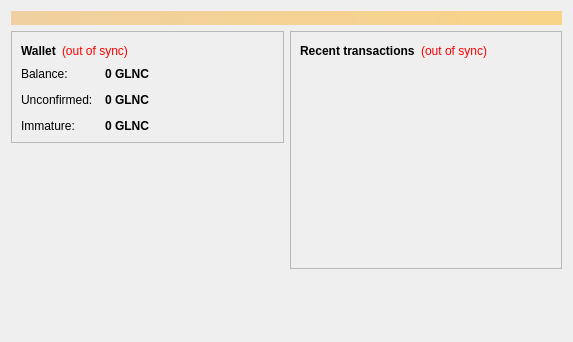
<?xml version="1.0" encoding="UTF-8"?>
<ui version="4.0">
 <class>OverviewPage</class>
 <widget class="QWidget" name="OverviewPage">
  <property name="geometry">
   <rect>
    <x>0</x>
    <y>0</y>
    <width>573</width>
    <height>342</height>
   </rect>
  </property>
  <property name="windowTitle">
   <string>Form</string>
  </property>
  <layout class="QVBoxLayout" name="topLayout">
   <item>
    <widget class="QLabel" name="labelAlerts">
     <property name="visible">
      <bool>false</bool>
     </property>
     <property name="styleSheet">
      <string notr="true">background-color: qlineargradient(x1: 0, y1: 0, x2: 1, y2: 0, stop:0 #F0D0A0, stop:1 #F8D488); color:#000000;</string>
     </property>
     <property name="wordWrap">
      <bool>true</bool>
     </property>
     <property name="margin">
      <number>3</number>
     </property>
    </widget>
   </item>
   <item>
    <layout class="QHBoxLayout" name="horizontalLayout" stretch="1,1">
     <item>
      <layout class="QVBoxLayout" name="verticalLayout_2">
       <item>
        <widget class="QFrame" name="frame">
         <property name="frameShape">
          <enum>QFrame::StyledPanel</enum>
         </property>
         <property name="frameShadow">
          <enum>QFrame::Raised</enum>
         </property>
         <layout class="QVBoxLayout" name="verticalLayout_4">
          <item>
           <layout class="QHBoxLayout" name="horizontalLayout_4">
            <item>
             <widget class="QLabel" name="label_5">
              <property name="font">
               <font>
                <weight>75</weight>
                <bold>true</bold>
               </font>
              </property>
              <property name="text">
               <string>Wallet</string>
              </property>
             </widget>
            </item>
            <item>
             <widget class="QLabel" name="labelWalletStatus">
              <property name="toolTip">
               <string>The displayed information may be out of date. Your wallet automatically synchronizes with the Goldencoin network after a connection is established, but this process has not completed yet.</string>
              </property>
              <property name="styleSheet">
               <string notr="true">QLabel { color: red; }</string>
              </property>
              <property name="text">
               <string notr="true">(out of sync)</string>
              </property>
              <property name="alignment">
               <set>Qt::AlignLeading|Qt::AlignLeft|Qt::AlignVCenter</set>
              </property>
             </widget>
            </item>
            <item>
             <spacer name="horizontalSpacer_2">
              <property name="orientation">
               <enum>Qt::Horizontal</enum>
              </property>
              <property name="sizeHint" stdset="0">
               <size>
                <width>40</width>
                <height>20</height>
               </size>
              </property>
             </spacer>
            </item>
           </layout>
          </item>
          <item>
           <layout class="QFormLayout" name="formLayout_2">
            <property name="fieldGrowthPolicy">
             <enum>QFormLayout::AllNonFixedFieldsGrow</enum>
            </property>
            <property name="horizontalSpacing">
             <number>12</number>
            </property>
            <property name="verticalSpacing">
             <number>12</number>
            </property>
            <item row="0" column="0">
             <widget class="QLabel" name="label">
              <property name="text">
               <string>Balance:</string>
              </property>
             </widget>
            </item>
            <item row="0" column="1">
             <widget class="QLabel" name="labelBalance">
              <property name="font">
               <font>
                <weight>75</weight>
                <bold>true</bold>
               </font>
              </property>
              <property name="cursor">
               <cursorShape>IBeamCursor</cursorShape>
              </property>
              <property name="toolTip">
               <string>Your current balance</string>
              </property>
              <property name="text">
               <string notr="true">0 GLNC</string>
              </property>
              <property name="textInteractionFlags">
               <set>Qt::LinksAccessibleByMouse|Qt::TextSelectableByKeyboard|Qt::TextSelectableByMouse</set>
              </property>
             </widget>
            </item>
            <item row="1" column="0">
             <widget class="QLabel" name="label_3">
              <property name="text">
               <string>Unconfirmed:</string>
              </property>
             </widget>
            </item>
            <item row="1" column="1">
             <widget class="QLabel" name="labelUnconfirmed">
              <property name="font">
               <font>
                <weight>75</weight>
                <bold>true</bold>
               </font>
              </property>
              <property name="cursor">
               <cursorShape>IBeamCursor</cursorShape>
              </property>
              <property name="toolTip">
               <string>Total of transactions that have yet to be confirmed, and do not yet count toward the current balance</string>
              </property>
              <property name="text">
               <string notr="true">0 GLNC</string>
              </property>
              <property name="textInteractionFlags">
               <set>Qt::LinksAccessibleByMouse|Qt::TextSelectableByKeyboard|Qt::TextSelectableByMouse</set>
              </property>
             </widget>
            </item>
            <item row="2" column="0">
             <widget class="QLabel" name="labelImmatureText">
              <property name="text">
               <string>Immature:</string>
              </property>
             </widget>
            </item>
            <item row="2" column="1">
             <widget class="QLabel" name="labelImmature">
              <property name="font">
               <font>
                <weight>75</weight>
                <bold>true</bold>
               </font>
              </property>
              <property name="toolTip">
               <string>Mined balance that has not yet matured</string>
              </property>
              <property name="text">
               <string notr="true">0 GLNC</string>
              </property>
              <property name="textInteractionFlags">
               <set>Qt::LinksAccessibleByMouse|Qt::TextSelectableByKeyboard|Qt::TextSelectableByMouse</set>
              </property>
             </widget>
            </item>
           </layout>
          </item>
         </layout>
        </widget>
       </item>
       <item>
        <spacer name="verticalSpacer">
         <property name="orientation">
          <enum>Qt::Vertical</enum>
         </property>
         <property name="sizeHint" stdset="0">
          <size>
           <width>20</width>
           <height>40</height>
          </size>
         </property>
        </spacer>
       </item>
      </layout>
     </item>
     <item>
      <layout class="QVBoxLayout" name="verticalLayout_3">
       <item>
        <widget class="QFrame" name="frame_2">
         <property name="frameShape">
          <enum>QFrame::StyledPanel</enum>
         </property>
         <property name="frameShadow">
          <enum>QFrame::Raised</enum>
         </property>
         <layout class="QVBoxLayout" name="verticalLayout">
          <item>
           <layout class="QHBoxLayout" name="horizontalLayout_2">
            <item>
             <widget class="QLabel" name="label_4">
              <property name="text">
               <string>&lt;b&gt;Recent transactions&lt;/b&gt;</string>
              </property>
             </widget>
            </item>
            <item>
             <widget class="QLabel" name="labelTransactionsStatus">
              <property name="toolTip">
               <string>The displayed information may be out of date. Your wallet automatically synchronizes with the Goldencoin network after a connection is established, but this process has not completed yet.</string>
              </property>
              <property name="styleSheet">
               <string notr="true">QLabel { color: red; }</string>
              </property>
              <property name="text">
               <string notr="true">(out of sync)</string>
              </property>
              <property name="alignment">
               <set>Qt::AlignRight|Qt::AlignTrailing|Qt::AlignVCenter</set>
              </property>
             </widget>
            </item>
            <item>
             <spacer name="horizontalSpacer">
              <property name="orientation">
               <enum>Qt::Horizontal</enum>
              </property>
              <property name="sizeHint" stdset="0">
               <size>
                <width>40</width>
                <height>20</height>
               </size>
              </property>
             </spacer>
            </item>
           </layout>
          </item>
          <item>
           <widget class="QListView" name="listTransactions">
            <property name="styleSheet">
             <string notr="true">QListView { background: transparent; }</string>
            </property>
            <property name="frameShape">
             <enum>QFrame::NoFrame</enum>
            </property>
            <property name="verticalScrollBarPolicy">
             <enum>Qt::ScrollBarAlwaysOff</enum>
            </property>
            <property name="horizontalScrollBarPolicy">
             <enum>Qt::ScrollBarAlwaysOff</enum>
            </property>
            <property name="selectionMode">
             <enum>QAbstractItemView::NoSelection</enum>
            </property>
           </widget>
          </item>
         </layout>
        </widget>
       </item>
       <item>
        <spacer name="verticalSpacer_2">
         <property name="orientation">
          <enum>Qt::Vertical</enum>
         </property>
         <property name="sizeHint" stdset="0">
          <size>
           <width>20</width>
           <height>40</height>
          </size>
         </property>
        </spacer>
       </item>
      </layout>
     </item>
    </layout>
   </item>
  </layout>
 </widget>
 <resources/>
 <connections/>
</ui>
